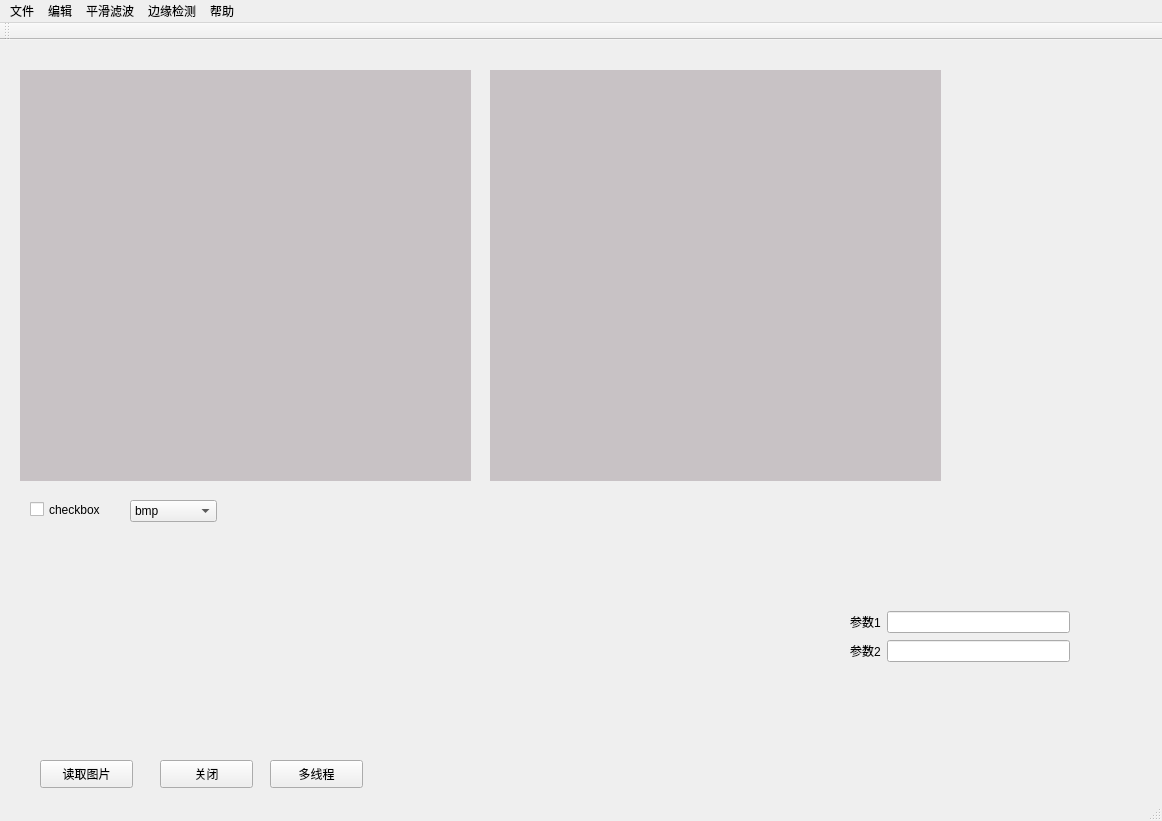
<?xml version="1.0" encoding="UTF-8"?>
<ui version="4.0">
 <class>mainWindow</class>
 <widget class="QMainWindow" name="mainWindow">
  <property name="geometry">
   <rect>
    <x>0</x>
    <y>0</y>
    <width>1162</width>
    <height>821</height>
   </rect>
  </property>
  <property name="windowTitle">
   <string>机器视觉软件</string>
  </property>
  <widget class="QWidget" name="centralwidget">
   <widget class="QPushButton" name="readButton">
    <property name="geometry">
     <rect>
      <x>40</x>
      <y>720</y>
      <width>93</width>
      <height>28</height>
     </rect>
    </property>
    <property name="text">
     <string>读取图片</string>
    </property>
   </widget>
   <widget class="QPushButton" name="closeButton">
    <property name="geometry">
     <rect>
      <x>160</x>
      <y>720</y>
      <width>93</width>
      <height>28</height>
     </rect>
    </property>
    <property name="text">
     <string>关闭</string>
    </property>
   </widget>
   <widget class="QLabel" name="pictureLabel">
    <property name="geometry">
     <rect>
      <x>20</x>
      <y>30</y>
      <width>451</width>
      <height>411</height>
     </rect>
    </property>
    <property name="cursor">
     <cursorShape>ArrowCursor</cursorShape>
    </property>
    <property name="mouseTracking">
     <bool>false</bool>
    </property>
    <property name="styleSheet">
     <string notr="true">background-color: rgb(200, 194, 197);</string>
    </property>
    <property name="text">
     <string/>
    </property>
   </widget>
   <widget class="QWidget" name="layoutWidget">
    <property name="geometry">
     <rect>
      <x>850</x>
      <y>570</y>
      <width>220</width>
      <height>55</height>
     </rect>
    </property>
    <layout class="QVBoxLayout" name="verticalLayout">
     <item>
      <layout class="QHBoxLayout" name="horizontalLayout_2">
       <item>
        <widget class="QLabel" name="label_2">
         <property name="text">
          <string>参数1</string>
         </property>
        </widget>
       </item>
       <item>
        <widget class="QLineEdit" name="lineEdit1"/>
       </item>
      </layout>
     </item>
     <item>
      <layout class="QHBoxLayout" name="horizontalLayout">
       <item>
        <widget class="QLabel" name="label">
         <property name="text">
          <string>参数2</string>
         </property>
        </widget>
       </item>
       <item>
        <widget class="QLineEdit" name="lineEdit2"/>
       </item>
      </layout>
     </item>
    </layout>
   </widget>
   <widget class="QCheckBox" name="checkBox">
    <property name="geometry">
     <rect>
      <x>30</x>
      <y>460</y>
      <width>121</width>
      <height>19</height>
     </rect>
    </property>
    <property name="text">
     <string>checkbox</string>
    </property>
   </widget>
   <widget class="QComboBox" name="comboBox">
    <property name="geometry">
     <rect>
      <x>130</x>
      <y>460</y>
      <width>87</width>
      <height>22</height>
     </rect>
    </property>
    <item>
     <property name="text">
      <string>bmp</string>
     </property>
    </item>
    <item>
     <property name="text">
      <string>jpg</string>
     </property>
    </item>
    <item>
     <property name="text">
      <string>png</string>
     </property>
    </item>
   </widget>
   <widget class="QLabel" name="pictureLabel_2">
    <property name="geometry">
     <rect>
      <x>490</x>
      <y>30</y>
      <width>451</width>
      <height>411</height>
     </rect>
    </property>
    <property name="cursor">
     <cursorShape>ArrowCursor</cursorShape>
    </property>
    <property name="mouseTracking">
     <bool>false</bool>
    </property>
    <property name="styleSheet">
     <string notr="true">background-color: rgb(200, 194, 197);</string>
    </property>
    <property name="text">
     <string/>
    </property>
   </widget>
   <widget class="QPushButton" name="pushButton">
    <property name="geometry">
     <rect>
      <x>270</x>
      <y>720</y>
      <width>93</width>
      <height>28</height>
     </rect>
    </property>
    <property name="text">
     <string>多线程</string>
    </property>
   </widget>
  </widget>
  <widget class="QStatusBar" name="statusbar"/>
  <widget class="QToolBar" name="toolBar">
   <property name="windowTitle">
    <string>toolBar</string>
   </property>
   <attribute name="toolBarArea">
    <enum>TopToolBarArea</enum>
   </attribute>
   <attribute name="toolBarBreak">
    <bool>false</bool>
   </attribute>
  </widget>
  <widget class="QMenuBar" name="menuBar">
   <property name="geometry">
    <rect>
     <x>0</x>
     <y>0</y>
     <width>1162</width>
     <height>26</height>
    </rect>
   </property>
   <widget class="QMenu" name="menu">
    <property name="title">
     <string>文件</string>
    </property>
    <addaction name="action_open"/>
   </widget>
   <widget class="QMenu" name="menu_2">
    <property name="title">
     <string>编辑</string>
    </property>
    <addaction name="action_2"/>
   </widget>
   <widget class="QMenu" name="menu_3">
    <property name="title">
     <string>平滑滤波</string>
    </property>
   </widget>
   <widget class="QMenu" name="menu_4">
    <property name="title">
     <string>边缘检测</string>
    </property>
    <addaction name="actionSobel"/>
   </widget>
   <widget class="QMenu" name="menu_5">
    <property name="title">
     <string>帮助</string>
    </property>
    <addaction name="action_about"/>
   </widget>
   <addaction name="menu"/>
   <addaction name="menu_2"/>
   <addaction name="menu_3"/>
   <addaction name="menu_4"/>
   <addaction name="menu_5"/>
  </widget>
  <action name="action_open">
   <property name="text">
    <string>打开</string>
   </property>
  </action>
  <action name="action_2">
   <property name="text">
    <string>复制</string>
   </property>
  </action>
  <action name="actionSobel">
   <property name="checkable">
    <bool>true</bool>
   </property>
   <property name="enabled">
    <bool>true</bool>
   </property>
   <property name="text">
    <string>Sobel边缘检测</string>
   </property>
  </action>
  <action name="action_about">
   <property name="checkable">
    <bool>true</bool>
   </property>
   <property name="text">
    <string>关于</string>
   </property>
  </action>
 </widget>
 <resources/>
 <connections>
  <connection>
   <sender>closeButton</sender>
   <signal>clicked()</signal>
   <receiver>mainWindow</receiver>
   <slot>close()</slot>
   <hints>
    <hint type="sourcelabel">
     <x>200</x>
     <y>773</y>
    </hint>
    <hint type="destinationlabel">
     <x>280</x>
     <y>784</y>
    </hint>
   </hints>
  </connection>
 </connections>
</ui>
